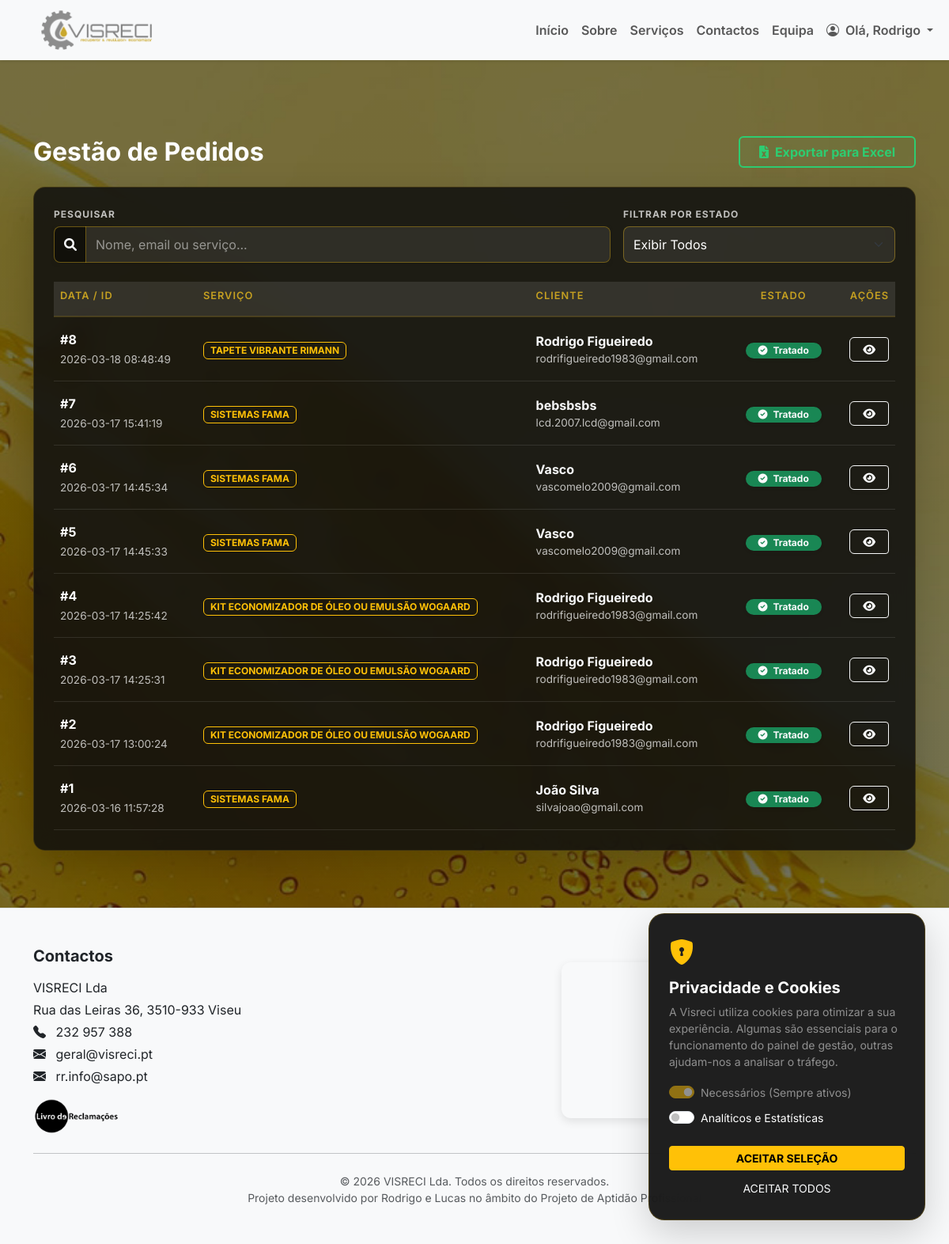
Before: /admin/pedidos (signed in) with the older database file.
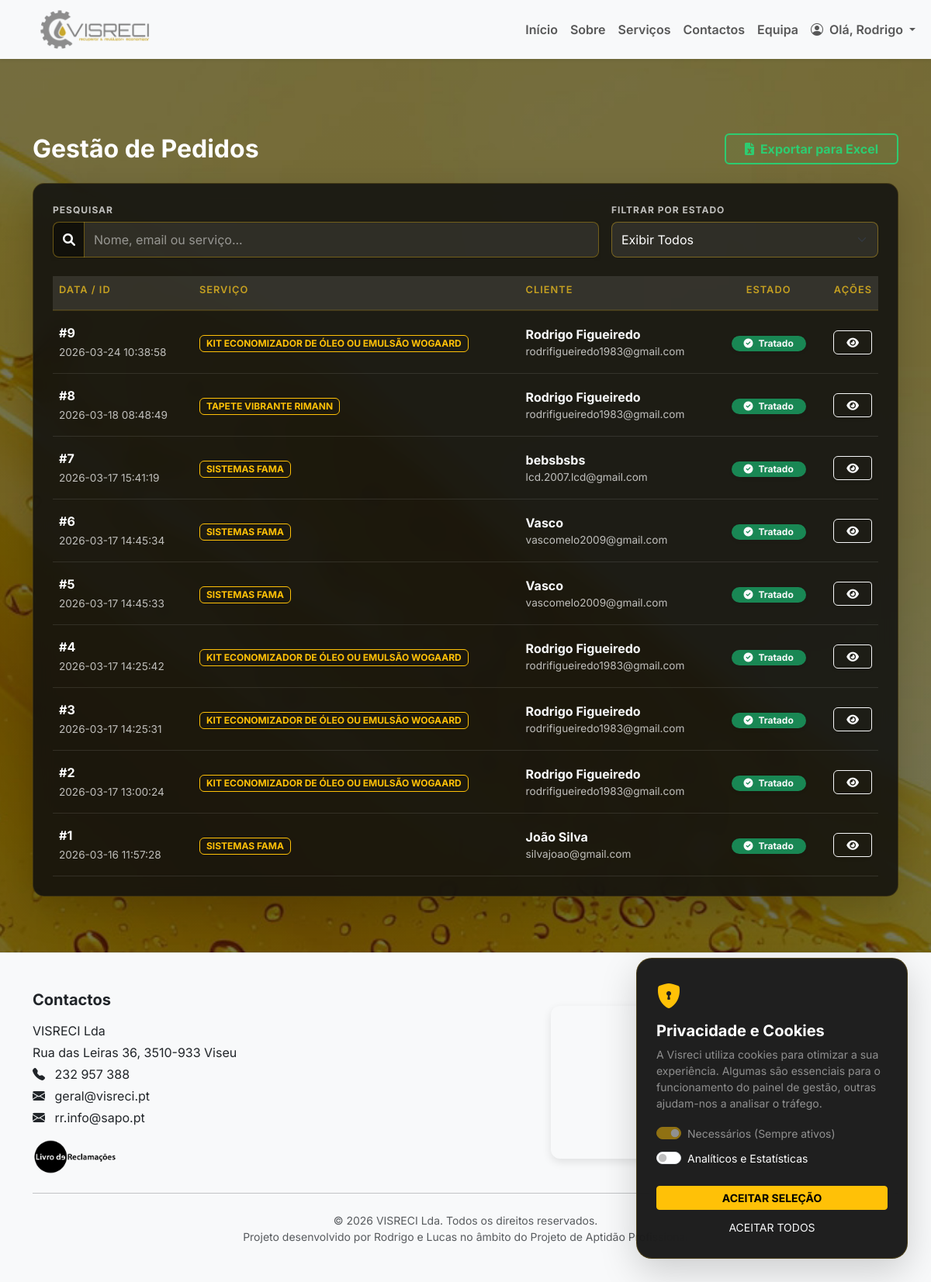
After: the same page with the newer database file.
### tables this page shows
CREATE TABLE pedidos_orcamento (id INTEGER PRIMARY KEY AUTOINCREMENT, nome TEXT, email TEXT, mensagem TEXT, servico_id INTEGER, tratado INTEGER DEFAULT 0, created_at DATETIME DEFAULT CURRENT_TIMESTAMP);

CREATE TABLE servicos (id INTEGER PRIMARY KEY AUTOINCREMENT, titulo TEXT, descricao TEXT, imagem TEXT, created_at DATETIME, titulo_en TEXT, descricao_en TEXT);

### app.py (the view)
@app.route("/admin/pedidos")
@login_required
def admin_pedidos():
    estado = request.args.get('estado')
    conn = get_connection()
    query = "SELECT p.*, s.titulo AS servico_nome FROM pedidos_orcamento p LEFT JOIN servicos s ON p.servico_id = s.id"
    params = []
    if estado in ['0', '1']: query += " WHERE p.tratado = ?"; params.append(estado)
    pedidos = conn.execute(query + " ORDER BY p.id DESC", params).fetchall()
    conn.close()
    return render_template("admin_pedidos.html", pedidos=pedidos, filtro_atual=estado)

### app.py (called while the page is built)
def get_connection():
    conn = sqlite3.connect("app.db", timeout=30)
    conn.row_factory = sqlite3.Row
    return conn

def login_required(view_func):
    @wraps(view_func)
    def wrapper(*args, **kwargs):
        if "user_id" not in session:
            return redirect(url_for("login"))
        return view_func(*args, **kwargs)
    return wrapper

@app.context_processor
def inject_translations():
    lang = session.get('lang', 'pt')
    return {
        'lang': lang,
        't': TRANSLATIONS.get(lang, TRANSLATIONS['pt'])
    }

### templates/admin_pedidos.html (shortened to what this page needs)
{% extends "menu.html" %}
{% block content %}
<link rel="stylesheet" href="https://cdnjs.cloudflare.com/ajax/libs/font-awesome/6.0.0/css/all.min.css">
<section class="py-4 mt-4">
    <div class="container mt-5">
        <div class="row align-items-center mb-4">
            <div class="col-sm-6">
                <h2 class="text-white fw-bold m-0">
                    Gestão de Pedidos
                </h2>
            </div>
            <div class="col-sm-6 text-sm-end mt-3 mt-sm-0">
                <a href="{{ url_for('exportar_pedidos') }}" class="btn btn-outline-success border-2 fw-bold px-4">
                    <i class="fas fa-file-excel me-2"></i>Exportar para Excel
                </a>
            </div>
        </div>
        <div class="table-glass on-dark p-4 shadow-lg">
            <div class="row g-3 mb-4 align-items-end">
                <div class="col-md-8">
                    <label class="filter-label text-warning small fw-bold">PESQUISAR</label>
                    <div class="input-group shadow-sm">
                        <span class="input-group-text bg-dark border-secondary text-white-50"><i
                                class="fas fa-search"></i></span>
                        <input type="text" id="pedidoSearch"
                            class="form-control custom-input bg-dark text-white border-secondary"
                            placeholder="Nome, email ou serviço...">
                    </div>
                </div>
                <div class="col-md-4">
                    <label class="filter-label text-warning small fw-bold">FILTRAR POR ESTADO</label>
                    <select class="form-select custom-input bg-dark text-white border-secondary" id="filtroEstado"
                        onchange="filtrar()">
                        <option value="todos" {% if not filtro_atual %}selected{% endif %}>Exibir Todos</option>
                    </select>
                </div>
            </div>
            <div class="table-responsive">
                <table class="table align-middle mb-0 text-white" id="pedidosTable">
                    <thead class="text-warning text-uppercase small" style="letter-spacing: 1px;">
                        <tr>
                            <th class="border-0 pb-3">Data / ID</th>
                            <th class="border-0 pb-3">Serviço</th>
                            <th class="border-0 pb-3">Cliente</th>
                            <th class="border-0 pb-3 text-center">Estado</th>
                            <th class="border-0 pb-3 text-end">Ações</th>
                        </tr>
                    </thead>
                    <tbody id="tableBody">
                        {% for p in pedidos %}
                        <tr class="border-bottom border-secondary border-opacity-25 hover-row">
                            <td class="py-3">
                                <span class="d-block fw-bold text-white">#{{ p["id"] }}</span>
                                <small class="text-white-50 small-text">{{ p["created_at"] }}</small>
                            </td>
                            <td>
                                <span class="badge border border-warning text-warning px-2 py-1">
                                    {{ p["servico_nome"] or "Geral" }}
                                </span>
                            </td>
                            <td>
                                <div class="d-flex flex-column">
                                    <span class="fw-bold">{{ p["nome"] }}</span>
                                    <small class="text-white-50 small-text">{{ p["email"] }}</small>
                                </div>
                            </td>
                            <td class="text-center">
                                {% if p["tratado"] == 1 %}
                                <span class="badge bg-success shadow-sm rounded-pill px-3">
                                    <i class="fas fa-check-circle me-1"></i> Tratado
                                </span>
                                {% else %}
                                <span class="badge bg-warning text-dark shadow-sm rounded-pill px-3">
                                    <i class="fas fa-clock me-1"></i> Pendente
                                </span>
                                {% endif %}
                            </td>
                            <td class="text-end">
                                <div class="btn-group shadow-sm">
                                    <button class="btn btn-sm btn-outline-light rounded-start px-3"
                                        data-bs-toggle="modal" data-bs-target="#modal{{ p['id'] }}">
                                        <i class="fas fa-eye"></i>
                                    </button>
                                </div>
                            </td>
                        </tr>
                        {% endfor %}
                    </tbody>
                </table>
            </div>
        </div>
    </div>
</section>
{% endblock %}

### templates/menu.html (shortened to what this page needs)
<!doctype html>
<html lang="pt">
<head>
    <link href="https://cdn.jsdelivr.net/npm/bootstrap@5.3.2/dist/css/bootstrap.min.css" rel="stylesheet">
    <link rel="stylesheet" href="https://cdn.jsdelivr.net/npm/bootstrap-icons@1.11.3/font/bootstrap-icons.min.css">
    <link rel="stylesheet" href="/CSS/style.css">
</head>
<body class="{% block body_class %}{% endblock %}">
    <nav class="navbar navbar-expand-lg navbar-light bg-light shadow-sm sticky-top">
        <div class="container-fluid">
            <a class="navbar-brand mx-auto mx-lg-0 d-flex align-items-center" href="{{ url_for('index') }}">
                <img src="/IMG/LogoLetra.png" alt="Visreci Logo" class="logo-navbar" style="max-height: 50px;">
            </a>
            <div class="collapse navbar-collapse" id="menuNav">
                <ul class="navbar-nav ms-auto mb-2 mb-lg-0 fw-semibold">
                    <li class="nav-item"><a class="nav-link" href="{{ url_for('index') }}">Início</a></li>
                    <li class="nav-item"><a class="nav-link" href="{{ url_for('sobre') }}">Sobre</a></li>
                    <li class="nav-item"><a class="nav-link" href="{{ url_for('servicos') }}">Serviços</a></li>
                    <li class="nav-item"><a class="nav-link" href="{{ url_for('contactos') }}">Contactos</a></li>
                    <li class="nav-item"><a class="nav-link" href="{{ url_for('equipa') }}">Equipa</a></li>
                    {% if session.get("user_id") %}
                    <li class="nav-item dropdown">
                        <a class="nav-link dropdown-toggle" href="#" role="button" data-bs-toggle="dropdown">
                            <i class="bi bi-person-circle me-1"></i> Olá, {{ session.get("user_name") }}
                        </a>
                    </li>
                    {% else %}
                    <li class="nav-item">
                        <a class="nav-link" href="{{ url_for('login') }}">
                            <i class="bi bi-lock-fill me-1"></i> Área de Trabalhadores
                        </a>
                    </li>
                    {% endif %}
                </ul>
            </div>
        </div>
    </nav>
    <main>
        {% block content %}{% endblock %}
    </main>
    <footer class="bg-light text-dark text-center text-md-start py-5 mt-5 border-top">
        <div class="container">
            <div class="row align-items-center">
                <div class="col-md-6 mb-4 mb-md-0">
                    <h5 class="fw-bold mb-3">Contactos</h5>
                    <p class="mb-1">VISRECI Lda</p>
                    <p class="mb-1">Rua das Leiras 36, 3510-933 Viseu</p>
                    <p class="mb-1"><i class="bi bi-telephone-fill me-2"></i> 232 957 388</p>
                    <p class="mb-1"><i class="bi bi-envelope-fill me-2"></i> geral@visreci.pt</p>
                    <p class="mb-3"><i class="bi bi-envelope-fill me-2"></i> rr.info@sapo.pt</p>
                    <a href="https://www.livroreclamacoes.pt/Pedido/Reclamacao" target="_blank" rel="noopener noreferrer"
                        class="text-warning text-decoration-none small fw-bold d-flex align-items-center">
                        <img src="{{ url_for('static', filename='IMG/logo_LRE_preto positivo.png') }}"
                            alt="Livro de Reclamações" style="height: 45px; width: auto;" class="me-2">
                    </a>
                </div>
                <div class="col-md-6 d-flex justify-content-center">
                </div>
            </div>
            <hr class="my-4">
            <div class="text-center small text-muted">
                © 2026 VISRECI Lda. Todos os direitos reservados.
            </div>
            <div class="text-center small text-muted">
                Projeto desenvolvido por Rodrigo e Lucas no âmbito do Projeto de Aptidão Profissional
            </div>
        </div>
    </footer>
    <div id="cookie-consent" class="cookie-modal shadow-lg" style="display: none;">
        <div class="cookie-content">
            <div class="cookie-header">
                <i class="bi bi-shield-lock-fill text-warning fs-2"></i>
                <h5 class="text-white mt-2 fw-bold">Privacidade e Cookies</h5>
            </div>
            <div class="cookie-body">
                <p class="text-white-50 small">
                    A Visreci utiliza cookies para otimizar a sua experiência. Algumas são essenciais para o
                    funcionamento do painel de gestão, outras ajudam-nos a analisar o tráfego.
                </p>
                <div class="cookie-options">
                    <div class="form-check form-switch mb-2">
                        <input class="form-check-input" type="checkbox" id="cookies-essenciais" checked disabled>
                        <label class="form-check-label text-white small" for="cookies-essenciais">Necessários (Sempre
                            ativos)</label>
                    </div>
                    <div class="form-check form-switch mb-2">
                        <input class="form-check-input" type="checkbox" id="cookies-analiticos">
                        <label class="form-check-label text-white small" for="cookies-analiticos">Analíticos e
                            Estatísticas</label>
                    </div>
                </div>
            </div>
            <div class="cookie-footer d-grid gap-2 mt-4">
                <button onclick="saveConsent()" class="btn btn-warning fw-bold btn-sm">ACEITAR SELEÇÃO</button>
                <button onclick="acceptAllCookies()" class="btn btn-outline-light btn-sm border-0">ACEITAR
                    TODOS</button>
            </div>
        </div>
    </div>
</body>
</html>

### CSS/style.css (style rules this page uses)
:root { --vis-accent: #ffc107; --vis-accent-hover: #e0a800; --vis-text: #f9fafb; --vis-muted: rgba(255, 255, 255, .72); --vis-glass: rgba(255, 255, 255, .12); --vis-glass-2: rgba(255, 255, 255, .08); --vis-glass-border: rgba(255, 255, 255, .18); --vis-shadow: 0 20px 60px rgba(0, 0, 0, .35); --vis-shadow-soft: 0 10px 30px rgba(0, 0, 0, .20); }
body { margin: 0; padding: 0; font-family: 'Inter', sans-serif; min-height: 100vh; background: none; }
body::before { content: ""; position: fixed; inset: 0; z-index: -1; background: linear-gradient(rgba(0, 0, 0, 0.25), rgba(0, 0, 0, 0.25)), url('../IMG/fundo.jpg') no-repeat center center; background-size: cover; backdrop-filter: blur(1.5px); -webkit-backdrop-filter: blur(1.5px); background-attachment: scroll; }
section { scroll-margin-top: 100px; }
.navbar { padding-top: 0.5rem; padding-bottom: 0.5rem; z-index: 1030; }
.logo-navbar { height: 70px; width: auto; margin-left: 40px; }
.navbar-brand { display: flex; align-items: center; }
footer { background-color: rgba(248, 249, 250, 0.95); backdrop-filter: blur(5px); -webkit-backdrop-filter: blur(5px); }
.on-dark, .on-dark * { color: var(--vis-text); }
.table-glass { background: rgba(0, 0, 0, .35); border: 1px solid rgba(255, 255, 255, .16); border-radius: 18px; overflow: hidden; }
.table-glass .table { --bs-table-bg: transparent; --bs-table-color: rgba(255, 255, 255, .86); --bs-table-border-color: rgba(255, 255, 255, .10); --bs-table-striped-bg: rgba(255, 255, 255, .06); --bs-table-hover-bg: rgba(255, 255, 255, .08); }
.table-glass thead { background: rgba(255, 255, 255, .10); }
.table-glass th { color: rgba(255, 255, 255, .92) !important; border-color: rgba(255, 255, 255, .14) !important; }
.table-glass td { color: rgba(255, 255, 255, .86) !important; border-color: rgba(255, 255, 255, .10) !important; }
.table-glass .text-muted, .table-glass .small, .table-glass small { color: rgba(255, 255, 255, .72) !important; }
.table-glass.on-dark { background: rgba(15, 15, 15, 0.85) !important; backdrop-filter: blur(12px); -webkit-backdrop-filter: blur(12px); border-radius: 15px; border: 1px solid rgba(197, 160, 33, 0.2); padding: 25px !important; }
.filter-label { color: #ffc107; font-size: 0.75rem; font-weight: 700; text-transform: uppercase; letter-spacing: 1px; margin-bottom: 6px; display: block; text-align: left; }
.custom-input, #filtroEstado { background-color: rgba(255, 255, 255, 0.08) !important; border: 1px solid rgba(197, 160, 33, 0.5) !important; color: white !important; height: 46px !important; border-radius: 0 8px 8px 0 !important; }
select#filtroEstado { border-radius: 8px !important; }
.input-group-text { background-color: rgba(0, 0, 0, 0.4) !important; border: 1px solid rgba(197, 160, 33, 0.5) !important; color: #c5a021 !important; border-right: none !important; border-radius: 8px 0 0 8px !important; }
.custom-input::placeholder { color: rgba(255, 255, 255, 0.5) !important; }
.table thead th { color: #c5a021 !important; font-weight: 600; text-transform: uppercase; font-size: 0.8rem; border-bottom: 2px solid rgba(197, 160, 33, 0.2) !important; }
.small-text { color: rgba(255, 255, 255, 0.6) !important; }
.btn-outline-success { color: #2ecc71 !important; border-color: #2ecc71 !important; background: rgba(46, 204, 113, 0.05); transition: 0.3s; }
#filtroEstado option { background-color: #1a1a1a !important; color: white !important; }
.small-text { color: rgba(255, 255, 255, 0.6) !important; font-size: 0.85rem; }

### templates/menu.html (style rules this page uses)
html, body { height: 100%; }
body { display: flex; flex-direction: column; }
main { flex: 1 0 auto; }
footer { flex-shrink: 0; }
.cookie-modal { position: fixed; bottom: 30px; right: 30px; width: 350px; background: rgba(20, 20, 20, 0.95); backdrop-filter: blur(20px); border: 1px solid rgba(255, 193, 7, 0.2); border-radius: 20px; z-index: 10000; padding: 25px; color: white; }
.cookie-header i { animation: pulse 2s infinite; }
.form-check-input:checked { background-color: #ffc107; border-color: #ffc107; }

### templates/admin_pedidos.html (style rules this page uses)
.table-glass { background: rgba(255, 255, 255, 0.03); backdrop-filter: blur(10px); border: 1px solid rgba(255, 255, 255, 0.1); border-radius: 15px; }
.custom-input { box-shadow: none !important; }

Changed rows visible on the page:
added pedidos_orcamento: id "9", created_at "2026-03-24 10:38:58", titulo "KIT ECONOMIZADOR DE ÓLEO OU EMULSÃO WOGAARD", nome "Rodrigo Figueiredo", email "rodrifigueiredo1983@gmail.com", tratado 1 (drawn)
